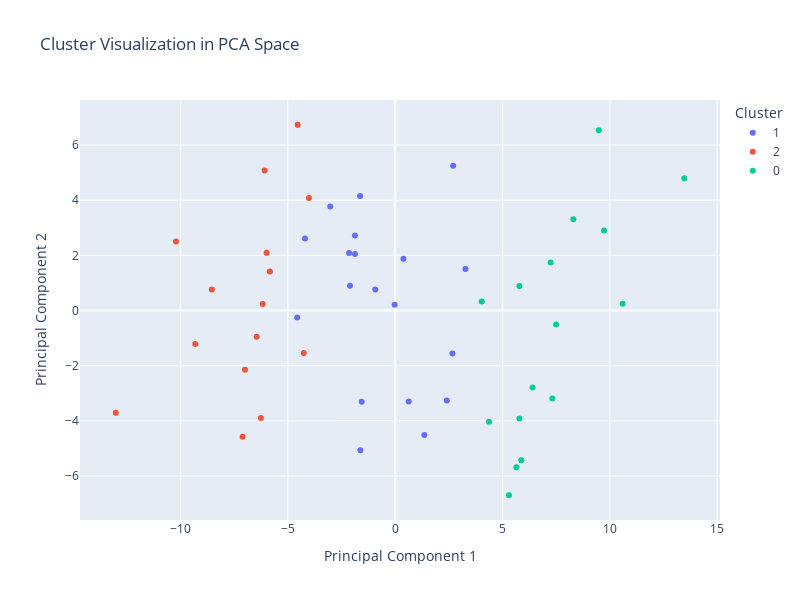

Source (notebook cell):
### Code cell
train_set, test_set = stratified_sampling_for_interpolation(
    owu_ood, data_type="owu", n_clusters=3, test_size=0.2, random_state=42,
	verbose=True
)
# train_set.to_csv('dataset/datahow_2020/insilico_data/interpolation/owu.csv')
# test_set.to_csv('dataset/datahow_2020/insilico_data/interpolation/owu_test.csv')

### Figure 1 — Plotly figure (JSON) as saved in the notebook; plotly's stock layout.template omitted (floating-point values rounded to 4 significant figures)
{"data": [{"hovertemplate": "Cluster=1<br>Principal Component 1=%{x}<br>Principal Component 2=%{y}<extra></extra>", "legendgroup": "1", "marker": {"color": "#636efa", "symbol": "circle"}, "mode": "markers", "name": "1", "orientation": "v", "showlegend": true, "type": "scatter", "x": [-0.02243, -1.875, 3.276, 2.703, -1.633, 0.6304, -2.145, -3.022, -1.871, 0.3864, -4.563, -1.62, -1.559, 2.666, 2.407, -4.201, 1.363, -0.9237, -2.105], "xaxis": "x", "y": [0.2051, 2.717, 1.503, 5.253, 4.148, -3.297, 2.084, 3.774, 2.046, 1.874, -0.2543, -5.063, -3.31, -1.555, -3.264, 2.614, -4.516, 0.7662, 0.9002], "yaxis": "y"}, {"hovertemplate": "Cluster=2<br>Principal Component 1=%{x}<br>Principal Component 2=%{y}<extra></extra>", "legendgroup": "2", "marker": {"color": "#EF553B", "symbol": "circle"}, "mode": "markers", "name": "2", "orientation": "v", "showlegend": true, "type": "scatter", "x": [-6.451, -7.107, -10.21, -4.016, -5.987, -6.171, -6.994, -6.254, -8.538, -6.081, -5.838, -4.543, -9.313, -4.258, -13.02], "xaxis": "x", "y": [-0.9486, -4.572, 2.507, 4.076, 2.092, 0.2351, -2.15, -3.897, 0.7646, 5.077, 1.418, 6.735, -1.215, -1.544, -3.705], "yaxis": "y"}, {"hovertemplate": "Cluster=0<br>Principal Component 1=%{x}<br>Principal Component 2=%{y}<extra></extra>", "legendgroup": "0", "marker": {"color": "#00cc96", "symbol": "circle"}, "mode": "markers", "name": "0", "orientation": "v", "showlegend": true, "type": "scatter", "x": [5.88, 13.47, 5.651, 4.376, 5.789, 9.732, 5.789, 7.323, 6.405, 10.6, 5.302, 7.502, 4.032, 9.488, 8.301, 7.245], "xaxis": "x", "y": [-5.432, 4.794, -5.681, -4.036, -3.916, 2.901, 0.8891, -3.189, -2.789, 0.244, -6.697, -0.5052, 0.3291, 6.537, 3.308, 1.744], "yaxis": "y"}], "layout": {"height": 600, "legend": {"title": {"text": "Cluster"}, "tracegroupgap": 0}, "title": {"text": "Cluster Visualization in PCA Space"}, "width": 800, "xaxis": {"anchor": "y", "domain": [0, 1], "title": {"text": "Principal Component 1"}}, "yaxis": {"anchor": "x", "domain": [0, 1], "title": {"text": "Principal Component 2"}}}}
